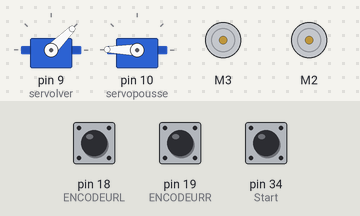
The sketch below on a simulated Arduino Mega 2560, built with avr-gcc and run on an emulated ATmega2560. On the bench: 2 × servo, 2 × DC motor (green arrow = forward, orange = backward, longer = faster). The test bench sets the inputs (shaded band); at power-on: pin 34 (Start) HIGH, pin 18 (ENCODEURL) HIGH, pin 19 (ENCODEURR) HIGH. What the sketch prints to the serial monitor is not drawn.

Above: at 0.8 s.
0.9 s: pin 34 (Start) pulled LOW for 0.15 s
At 3.9 s:
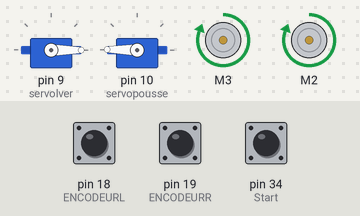
At 8.9 s:
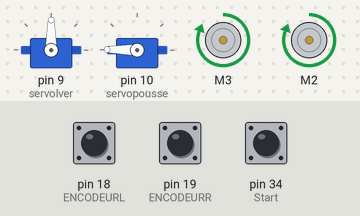
Timing chart, 0 to 14.9 s (numbered marks = the images above; inputs shaded):
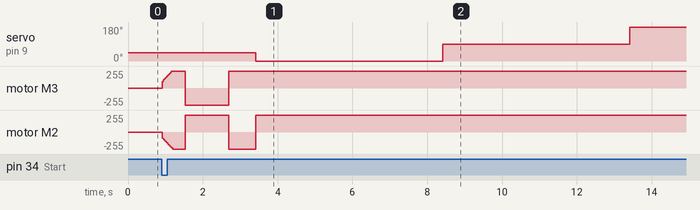

Measured:
- after the input at 0.9 s, servo on pin 9 (servolver): 45° → 0° after 2.5 s, → 90° 5.0 s later, → 180° 5.0 s later; motor M2: ramps from forward 255/255 to backward 255/255 and jumps back, once every 1.9 s

The sketch:

v0.23.ino
```cpp
//*****************************************************************************************************************************************

//            Coefficients fixes et à déterminer empiriquement mais Classe pour les moteurs et asservissement en vitesse ok

//            Programmation virages et parcours

//*****************************************************************************************************************************************

#include <AFMotor.h>
#include <TimerOne.h>
#include <Servo.h>
#include <QTRSensors.h>

#define ENCODEURR 19
#define ENCODEURL 18


//____________________________________________________LaGrandeClasse___________________________________________

class ClasseMoteur{

  private:
    float _kp;
    float _ki;
    float _kd;
    double _somme_erreur;
    double _delta_erreur;
    double _erreur_precedente;
    double _speedDelta;
    double _MotorPWM;
    double _tickperround;
    float _rRoues;


  public:


    double speedM;
    long ttlTicks;
    double cibleVitesse;
    AF_DCMotor motor;

    ClasseMoteur(unsigned int tickperround,float rRoues, AF_DCMotor motor,float kp, float ki, float kd){

      this->motor = motor;
      this->_rRoues = rRoues;
      this->_tickperround = tickperround;
      this->speedM = 0;
      this->ttlTicks = 0;
      this->_kp = kp;
      this->_ki = ki;
      this->_kd = kd;
      this->cibleVitesse = 0;
      this->_somme_erreur=0;
      this->_delta_erreur=0;
      this->_erreur_precedente=0;
      this->_MotorPWM=0;
    }


    void routine(int hallTicks){
      MotorAsserv();
      speedM = (hallTicks/_tickperround)/0.02; // Le 0.1 doit correspondre a la fréquence de relevé de speed ligne 20
      ttlTicks += hallTicks;
    }

    void MotorAsserv(){ // Fonction qui asservit les moteurs aux variables cibleVitesseL et cibleVitesseR
      // Motor Right

      _speedDelta = cibleVitesse - speedM;
      _somme_erreur += _speedDelta;
      //_delta_erreur = _speedDelta - _erreur_precedente;
      //_erreur_precedente = _speedDelta;

      _MotorPWM = _kp * _speedDelta + _ki * _somme_erreur + _kd * _delta_erreur;

      if (_MotorPWM > 255) _MotorPWM = 255;
      else if (_MotorPWM < 0) _MotorPWM = 0;

      motor.setSpeed(_MotorPWM);
    }

    double distanceParcourue(){
      return ((ttlTicks/_tickperround)*2*3.1416*_rRoues);
    }

    double MMtoTicks(float temp){
      return ((temp/(2*3.1416*_rRoues))*_tickperround);
    }

    double TickstoMM(float temp){
      return ((temp/_tickperround)*2*3.1416*_rRoues);
    }

    void datSpeed(float cible){ // EN tour de roue par secondes
      //resetParamAsserv();
      cibleVitesse = cible;
    }

    void resetParamAsserv(){
      _somme_erreur=0;
      _delta_erreur=0;
      //_erreur_precedente=0;
    }

};

//____________________________________________________Fin de LaGrandeClasse___________________________________________

//___________________________________________________Création objets/variables_________________________________________________________
bool debug=false;

double tickperround = 600; // Valeur à changer en fonction du capteur à effet hall
volatile int hallTicksR;
volatile int hallTicksL;
double rRoues = 34; // en mm

int Start = 34;     // Capteur méanique de Start déclaré connecté broche 34

float deltaS;
float ratio;
float cibleR;
float cibleL;

float nerfG = 1;

double distempR;
double distempL;

//Variables PID suivi de ligne
int ballez = 0;
float Varia;
int sommeErreur = 0;
int lastError;
int positionLigne;
int error;
float KP = 0.000214;
float KI = 0;
float KD = 0.000400;
unsigned int sensors[8];

unsigned int tempos;

Servo servolver;   // Servo du 360
Servo servopousse;

QTRSensors qtr;
uint16_t sensorValues[8];

//Creation des objets moteurs
AF_DCMotor motorR = AF_DCMotor(3, MOTOR34_64KHZ); // Initalisation du moteur branchements sur M1
AF_DCMotor motorL = AF_DCMotor(2, MOTOR12_64KHZ); // Initalisation du moteur branchements sur M1

AF_DCMotor brosse = AF_DCMotor(4, MOTOR34_64KHZ); // Initialisation sur M4 de la brosse

ClasseMoteur MDROIT = ClasseMoteur(600,rRoues, motorR, 200, 30, 0);
ClasseMoteur MGAUCHE = ClasseMoteur(600,rRoues, motorL, 200, 30, 0); // Coefficients d'asservissement à parametrer ! kp,ki,kd

//____________________________________________________Def Fonctions___________________________________________________


void ElVirage(float ciblasse, String sens){ //WORK IN PROGRESS
  if (sens == "g"){
    MDROIT.datSpeed(ciblasse * 1.50);
    MGAUCHE.datSpeed(ciblasse * 0.50);

    tempos = positionLigne;
    while (tempos <= 6500){ // Le robot quitte la ligne
      uint16_t positionLigne = qtr.readLineBlack(sensorValues);
      tempos = positionLigne;
      MDROIT.motor.run(FORWARD);
      MGAUCHE.motor.run(FORWARD);
    }
    while (tempos > 4000){
      uint16_t positionLigne = qtr.readLineBlack(sensorValues);
      tempos = positionLigne;
      MDROIT.motor.run(FORWARD);
      MGAUCHE.motor.run(FORWARD);
    }

  } else if (sens == "d") {
    MDROIT.motor.run(FORWARD);
    MGAUCHE.motor.run(FORWARD);
    MDROIT.datSpeed(ciblasse * 0.50);
    MGAUCHE.datSpeed(ciblasse * 1.50);

    tempos = positionLigne;
    while (tempos >= 1500){ // Le robot quitte la ligne
      uint16_t positionLigne = qtr.readLineBlack(sensorValues);
      tempos = positionLigne;
      MDROIT.motor.run(FORWARD);
      MGAUCHE.motor.run(FORWARD);
    }
    while (tempos < 3000){
      uint16_t positionLigne = qtr.readLineBlack(sensorValues);
      tempos = positionLigne;
      MDROIT.motor.run(FORWARD);
      MGAUCHE.motor.run(FORWARD);
    }

  }
}

void SuiviDligne(float ciblasse){

  positionLigne = qtr.readLineBlack(sensorValues);
  error = positionLigne - 3500;
  sommeErreur += error;


  Varia = KP * error + KI * sommeErreur + KD * (error - lastError);
  lastError = error;


  MDROIT.datSpeed(ciblasse - Varia);
  MGAUCHE.datSpeed(ciblasse + Varia);
}

void calibmax(){                                                                                       //Asservissement
  for (uint16_t i = 0; i < 100; i++)
  {
    if (i < 25){
      tourneCont(0.40, "g");
    }
    else if (i < 71){
      tourneCont(0.40, "d");
    }
    else if (i < 100){
      tourneCont(0.40, "g");
    }

    qtr.calibrate();
  }
  MDROIT.datSpeed(0);
  MGAUCHE.datSpeed(0);
}


void ToutDroitCapitaine(float ciblasse, float ticksR, float ticksL){

  deltaS = ticksR - ticksL;

  cibleR = ciblasse*(1-deltaS*0.001); // Si DeltaS = 500, cibleR = ciblasse*0.5
  cibleL = ciblasse*(1+deltaS*0.001);

  MDROIT.datSpeed(cibleR);
  MGAUCHE.datSpeed(cibleL);

  if (debug){
    Serial.print("Vitesse cible gauche : ");
    Serial.print(cibleL);
    Serial.print("Vitesse cible droite : ");
    Serial.println(cibleR);
  } else { delay(1); } // Ne fonctionne pas sans ce délai, pas d'idée pourquoi.
}

void capteurLumiere(){
  int lumi = analogRead(A7);
}

void avanceDeMmLigne(float distDem, float vitesseDem){

  distempR = MDROIT.ttlTicks;
  distempL = MGAUCHE.ttlTicks;

  MDROIT.motor.run(FORWARD);
  MGAUCHE.motor.run(FORWARD);

  while(((MDROIT.ttlTicks + MGAUCHE.ttlTicks)/2 - (distempR + distempL)/2) < MDROIT.MMtoTicks(distDem)){
    SuiviDligne(vitesseDem);
  }

  ToutDroitCapitaine(0,0,0);

}

void avanceDeMmInterLigne(float vitesseDem){

  distempR = MDROIT.ttlTicks;
  distempL = MGAUCHE.ttlTicks;

  MDROIT.motor.run(FORWARD);
  MGAUCHE.motor.run(FORWARD);

  while(sensorValues[0] + sensorValues[1] + sensorValues[2] + sensorValues[3] + sensorValues[4] + sensorValues[5] + sensorValues[6] + sensorValues[7] < 4500){
    SuiviDligne(vitesseDem);
  }
  ToutDroitCapitaine(0,0,0);
}

void virageInterLigne(){


}

void avanceDeMm(float distDem, float vitesseDem){

  distempR = MDROIT.ttlTicks;
  distempL = MGAUCHE.ttlTicks;

  while(((MDROIT.ttlTicks + MGAUCHE.ttlTicks)/2 - (distempR + distempL)/2) < MDROIT.MMtoTicks(distDem)){
    //delay(100); // Peut etre que DatSpeed trop souvent peut empecher l'asservissement à la bonne vitesse. Ici 10Hz
    ToutDroitCapitaine(vitesseDem, MDROIT.ttlTicks - distempR, MGAUCHE.ttlTicks - distempL);
  }

  ToutDroitCapitaine(0,0,0);

}

void tourneCont(float vitessedem, String sens){
  if (sens == "d"){
    MDROIT.motor.run(BACKWARD);
    MGAUCHE.motor.run(FORWARD);
  } else if (sens == "g"){
    MDROIT.motor.run(FORWARD);
    MGAUCHE.motor.run(BACKWARD);
  } else {
    MDROIT.motor.run(RELEASE);
    MGAUCHE.motor.run(RELEASE);
  }
  MDROIT.datSpeed(vitessedem);
  MGAUCHE.datSpeed(vitessedem);

}


void tourne(float vitessedem, String sens){

  distempR = MDROIT.ttlTicks;
  distempL = MGAUCHE.ttlTicks;

  if (sens == "d"){
    MDROIT.motor.run(BACKWARD);
    MGAUCHE.motor.run(FORWARD);
  } else if (sens == "g"){
    MDROIT.motor.run(FORWARD);
    MGAUCHE.motor.run(BACKWARD);
  } else {
    MDROIT.motor.run(RELEASE);
    MGAUCHE.motor.run(RELEASE);
    Serial.println("renseigner le sens 'g' ou 'd' en deuxieme argument");
  }

  while(((MDROIT.ttlTicks + MGAUCHE.ttlTicks)/2 - (distempR + distempL)/2) < MDROIT.MMtoTicks(197)){
    ToutDroitCapitaine(vitessedem, MDROIT.ttlTicks - distempR, MGAUCHE.ttlTicks - distempL);
  }

  ToutDroitCapitaine(0,0,0);

}

void leptitgrain(){

  if (ballez == 2){
    servolver.write(180);
    ballez += 1;
  } else if (ballez == 1){
    servolver.write(90);
    ballez += 1;
  } else if (ballez == 0){
    servolver.write(0);
    ballez += 1;
  }
}

void timerSpeed(){

  MDROIT.routine(hallTicksR*nerfG);
  hallTicksR = 0;
  MGAUCHE.routine(hallTicksL); //Coeffshlag
  hallTicksL = 0;

  if (debug){
    Serial.print("Vitesses: Gauche = ");
    Serial.print(MGAUCHE.speedM);
    Serial.print(" - Droite = ");
    Serial.println(MDROIT.speedM);
  }
}

void compteurR(){hallTicksR++;}
void compteurL(){hallTicksL++;}

//____________________________________________________Debut programme_________________________________________________________


void setup() {
  Serial.begin(115200);           // set up Serial library at 115200

  qtr.setTypeRC();
  qtr.setSensorPins((const uint8_t[]){A15, A14, A13, A12, A11, A10, A9, A8}, 8);
  qtr.setEmitterPin(47);

  pinMode(Start, INPUT);
  digitalWrite (Start, HIGH);

  servolver.attach(9);
  servolver.write(45);
  servopousse.attach(10);
  servopousse.write(179);

  Serial.println("Attente d'appui sur Start");

  if (digitalRead(Start)==HIGH){         //
    while(digitalRead(Start)==HIGH);     //    Lancement si l'interrupteur de start change d'état
  } else if (digitalRead(Start)==LOW){   //
    while(digitalRead(Start)==LOW);      //
  }


  pinMode(ENCODEURR, INPUT_PULLUP);
  pinMode(ENCODEURL, INPUT_PULLUP);
  attachInterrupt(digitalPinToInterrupt(19), compteurR, CHANGE);
  attachInterrupt(digitalPinToInterrupt(18), compteurL, CHANGE);

  Timer1.initialize(20000); // On défini le timeur : 50000 microseconds ( 0.05 sec - or 20Hz )
  Timer1.attachInterrupt( timerSpeed );

  calibmax();

  MDROIT.motor.run(FORWARD);     // ^
  MGAUCHE.motor.run(FORWARD);    // | Exemple de commande des moteurs
  avanceDeMmLigne(0, 1);         // v   (distanceEnMm, vitesse en tr/sec)
}


void loop() {

  leptitgrain();

  delay(5000);
  /*
  tempos = positionLigne;

  avanceDeMmLigne(280, 1.50);

  ElVirage(1.00, "d");

  servopousse.write(170);

  avanceDeMmLigne(1820, 1.50);

  ElVirage(1.00, "d");

  avanceDeMmInterLigne(1.00);

  delay(20000);

  */
}
```
